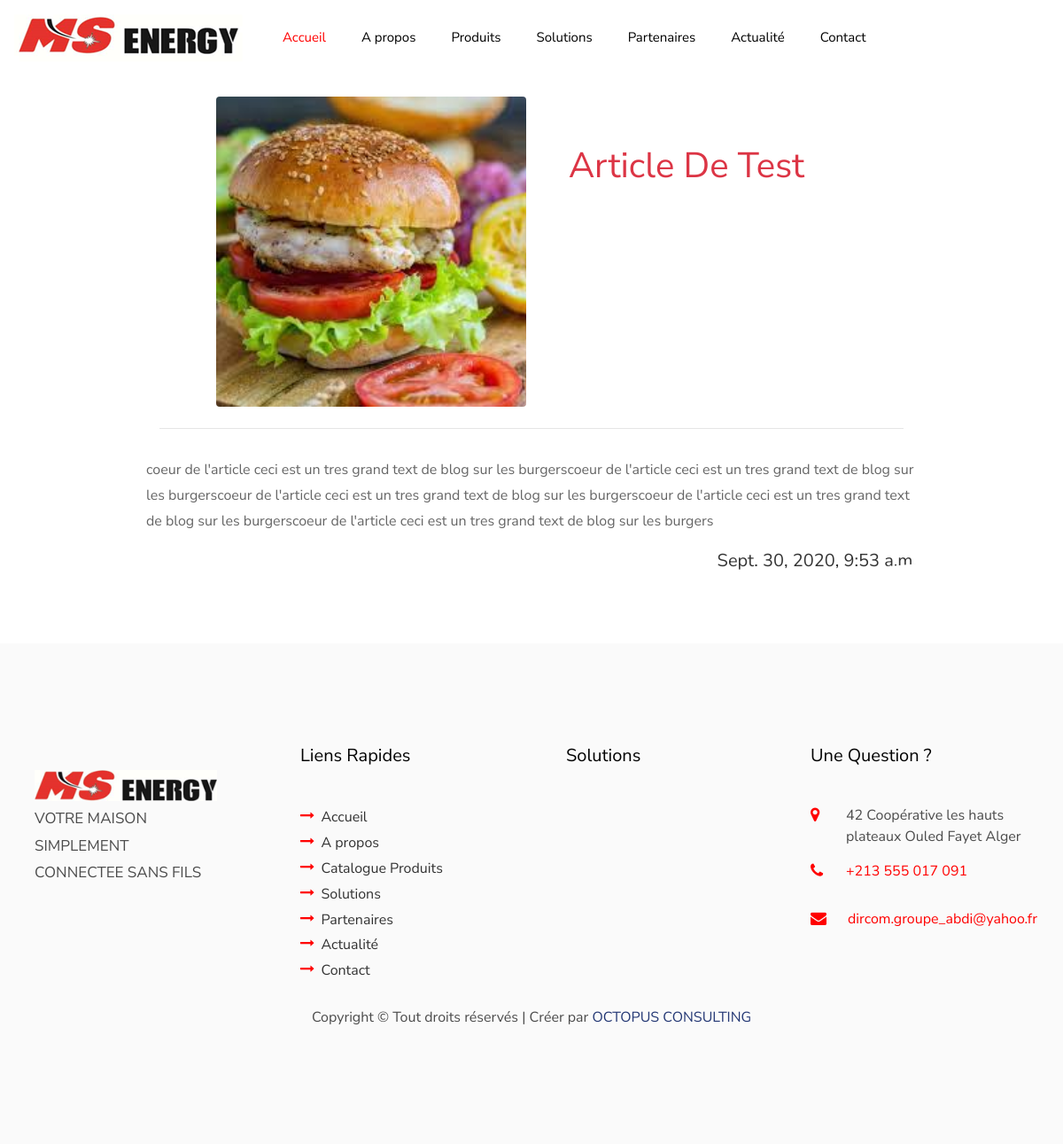
Page /actualite/article-de-test/ on the committed database.
### main/models.py (models this page shows, shortened)
class Post(models.Model):
    titre = models.CharField(max_length=200)
    slug = models.SlugField(max_length=100)
    intro = models.CharField(max_length=200, blank=True)
    image = models.ImageField(verbose_name='Image' ,upload_to='slides/', blank= True)
    text = RichTextField(verbose_name='Article', blank= True, null=True)
    created_date = models.DateTimeField(default=timezone.now)

### main/views.py (the view)
# urls.py: path('actualite/<slug:slug>/', PostDetail.as_view(), name= 'post-detail'),
class PostDetail(DetailView):
    model = Post
    template_name='blog-detail.html'

### templates/blog-detail.html (shortened to what this page needs)
{% extends "base.html" %}
{% load static %}
{% static "img" as baseUrl %}
{% block content %}
      <div class="container m-4">
        <div class="row d-flex flex-row-reverse justify-content-around justify-content-lg-center">
          <h1 class="m-5 bread text-danger">{{post.titre|title}}</h1>
            <div class="col- ">
              <img class=" rounded" src="{{post.image.url}}" width="350px" alt="">
            </div>
        </div>
      </div>
      <hr class="ml-auto mr-auto text-center" style="width: 70vw;">
		<section class="ftco-section ftco-degree-bg">
      <div class="container">
        <div class="row d-flex justify-content-center">
          <div class="col-md-9 order-md-last ftco-animate">
            <p>{{post.text|safe}}</p>
            <h5 class="float-right">{{post.created_date}}</h5>
          </div>
        </div>
      </div>
    </section>
    {% endblock content %}

### static/css/lightbox.styles.css (style rules this page uses)
body, html { width: 100%; height: 100%; }
body { background-color: #787976; font: 400 1rem/1.5625rem "Open Sans", sans-serif; }
h1 { color: #484a46; font: 700 2.5rem/3rem "Montserrat", sans-serif; }
h5 { color: #484a46; font: 700 1.125rem/1.5rem "Montserrat", sans-serif; }

### rows in the picture
Post: titre "Article De Test", image (picture), text "coeur de l'article ceci est un tres grand text de blog sur les burgerscoeur de l'article ceci est un tres grand text de blog sur les burgerscoeur de l'article ceci est un tres grand text de blog sur les burgerscoeur de l'article ceci est un tres grand text de blog sur les burgerscoeur de l'article ceci est un tres grand text de blog sur les burgers", created_date "Sept. 30, 2020, 9:53 a.m."
